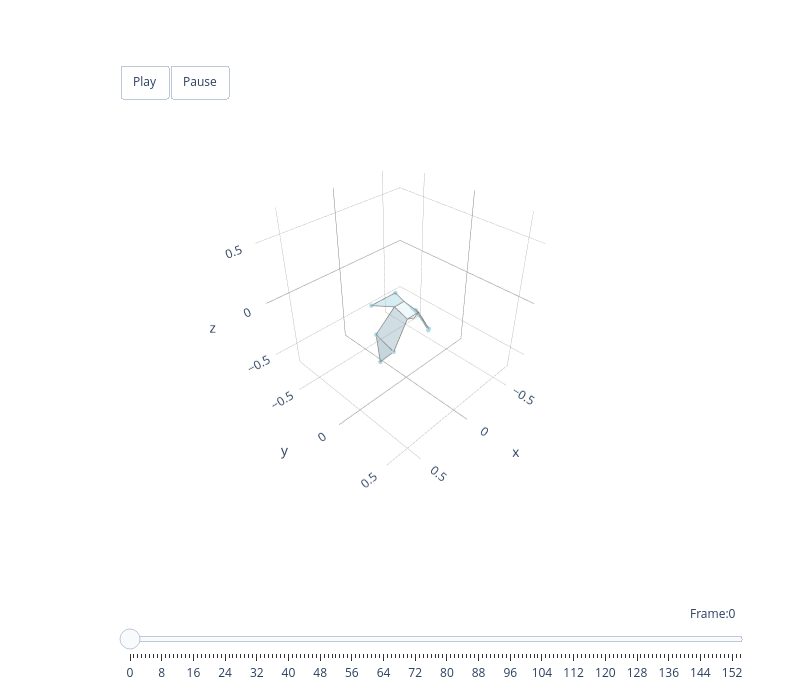

The code cell stored with this chart in its notebook:
### Markdown cell above
### Example Flight (Rotation-Corrected)

Before decomposing the data, it is helpful to see what the rotation-corrected marker data looks like as a flight. The animation below shows the bilateral marker positions for Toothless (9 m, straight, period 2), averaged across flights by binning on horizontal distance to perch.

### Code cell
# Bin Toothless 9m straight flights by horizontal distance
hawk3d = Animal3D('hawk', '../../data/mean_hawk_shape.csv')
straight_filt = filter_by(combined_frame_info_df, hawkname="Toothless", perchDist=9, year=2020, obstacle=0)
straight_df = combined_frame_info_df[straight_filt]
straight_markers_all = transformed_markers[straight_filt][:, :8, :]

# Average markers within each 0.05 m distance bin
straight_binned, straight_pitch = bin_markers_by_distance(
    straight_markers_all, straight_df, bin_size=0.05)

n_flights = straight_df["seqID"].nunique()
print(f"Straight flight: {n_flights} flights, {len(straight_markers_all):,} frames → {len(straight_binned)} bins")

# Animate the binned average flight with body pitch
animate_plotly(hawk3d, straight_binned, bodypitch_frames=straight_pitch)

### Figure 1 — Plotly figure (JSON) as saved in the notebook; plotly's stock layout.template omitted (floating-point values rounded to 4 significant figures)
{"data": [{"color": "lightblue", "hoverinfo": "none", "opacity": 0.5, "type": "mesh3d", "x": [-0.2727, -0.1977, -0.2193], "y": [-0.0209, 0.04973, -0.1148], "z": [-0.3756, -0.2799, -0.1963]}, {"hoverinfo": "name", "line": {"color": "grey", "width": 1.5}, "mode": "lines", "name": "left_handwing lightblue", "type": "scatter3d", "x": [-0.2727, -0.1977, -0.2193, -0.2727], "y": [-0.0209, 0.04973, -0.1148, -0.0209], "z": [-0.3756, -0.2799, -0.1963, -0.3756]}, {"color": "lightblue", "hoverinfo": "none", "opacity": 0.5, "type": "mesh3d", "x": [0.2629, 0.1884, 0.212], "y": [-0.01706, 0.05093, -0.1113], "z": [-0.3767, -0.2813, -0.1975]}, {"hoverinfo": "name", "line": {"color": "grey", "width": 1.5}, "mode": "lines", "name": "right_handwing lightblue", "type": "scatter3d", "x": [0.2629, 0.1884, 0.212, 0.2629], "y": [-0.01706, 0.05093, -0.1113, -0.01706], "z": [-0.3767, -0.2813, -0.1975, -0.3767]}, {"color": "lightblue", "hoverinfo": "none", "opacity": 0.4, "type": "mesh3d", "x": [-0.1977, -0.2193, -0.05, -0.06], "y": [0.04973, -0.1148, -0.07957, 0.06252], "z": [-0.2799, -0.1963, -0.009662, -0.04142]}, {"hoverinfo": "name", "line": {"color": "grey", "width": 1.5}, "mode": "lines", "name": "left_armwing lightblue", "type": "scatter3d", "x": [-0.1977, -0.2193, -0.05, -0.06, -0.1977], "y": [0.04973, -0.1148, -0.07957, 0.06252, 0.04973], "z": [-0.2799, -0.1963, -0.009662, -0.04142, -0.2799]}, {"color": "lightblue", "hoverinfo": "none", "opacity": 0.4, "type": "mesh3d", "x": [0.1884, 0.212, 0.05, 0.06], "y": [0.05093, -0.1113, -0.07957, 0.06252], "z": [-0.2813, -0.1975, -0.009662, -0.04142]}, {"hoverinfo": "name", "line": {"color": "grey", "width": 1.5}, "mode": "lines", "name": "right_armwing lightblue", "type": "scatter3d", "x": [0.1884, 0.212, 0.05, 0.06, 0.1884], "y": [0.05093, -0.1113, -0.07957, 0.06252, 0.05093], "z": [-0.2813, -0.1975, -0.009662, -0.04142, -0.2813]}, {"color": "lightblue", "hoverinfo": "none", "opacity": 0.2, "type": "mesh3d", "x": [0.06, -0.06, -0.05, 0.05], "y": [0.06252, 0.06252, -0.07957, -0.07957], "z": [-0.04142, -0.04142, -0.009662, -0.009662]}, {"hoverinfo": "name", "line": {"color": "grey", "width": 1.5}, "mode": "lines", "name": "body lightblue", "type": "scatter3d", "x": [0.06, -0.06, -0.05, 0.05, 0.06], "y": [0.06252, 0.06252, -0.07957, -0.07957, 0.06252], "z": [-0.04142, -0.04142, -0.009662, -0.009662, -0.04142]}, {"color": "lightblue", "hoverinfo": "none", "opacity": 0.2, "type": "mesh3d", "x": [0.06, 3.743e-05, -0.06], "y": [0.06252, 0.07398, 0.06252], "z": [-0.04142, -0.05748, -0.04142]}, {"hoverinfo": "name", "line": {"color": "grey", "width": 1.5}, "mode": "lines", "name": "head lightblue", "type": "scatter3d", "x": [0.06, 3.743e-05, -0.06, 0.06], "y": [0.06252, 0.07398, 0.06252, 0.06252], "z": [-0.04142, -0.05748, -0.04142, -0.04142]}, {"color": "lightblue", "hoverinfo": "none", "opacity": 0.5, "type": "mesh3d", "x": [0.1212, -0.13, -0.05, 0.05], "y": [-0.2571, -0.2546, -0.07957, -0.07957], "z": [-0.05161, -0.05442, -0.009662, -0.009662]}, {"hoverinfo": "name", "line": {"color": "grey", "width": 1.5}, "mode": "lines", "name": "tail lightblue", "type": "scatter3d", "x": [0.1212, -0.13, -0.05, 0.05, 0.1212], "y": [-0.2571, -0.2546, -0.07957, -0.07957, -0.2571], "z": [-0.05161, -0.05442, -0.009662, -0.009662, -0.05161]}, {"hoverinfo": "none", "marker": {"color": "lightblue", "opacity": 1, "size": 2.5}, "mode": "markers", "type": "scatter3d", "x": [-0.2727, 0.2629, -0.1977, 0.1884, -0.2193, 0.212, -0.13, 0.1212], "y": [-0.0209, -0.01706, 0.04973, 0.05093, -0.1148, -0.1113, -0.2546, -0.2571], "z": [-0.3756, -0.3767, -0.2799, -0.2813, -0.1963, -0.1975, -0.05442, -0.05161]}], "layout": {"height": 700, "margin": {"b": 100, "l": 50, "r": 50, "t": 100}, "scene": {"aspectmode": "cube", "aspectratio": {"x": 1, "y": 1, "z": 1}, "camera": {"eye": {"x": 1.5, "y": 1.5, "z": 1.5}, "up": {"x": 0, "y": 0, "z": 1}}, "domain": {"x": [0, 1], "y": [0.1, 1]}, "xaxis": {"backgroundcolor": "white", "dtick": 0.5, "gridcolor": "grey", "gridwidth": 0.5, "range": [-0.7004, 0.7004], "showbackground": true, "tick0": 0, "zerolinecolor": "grey"}, "yaxis": {"backgroundcolor": "white", "dtick": 0.5, "gridcolor": "grey", "gridwidth": 0.5, "range": [-0.7723, 0.6284], "showbackground": true, "tick0": 0, "zerolinecolor": "grey"}, "zaxis": {"backgroundcolor": "white", "dtick": 0.5, "gridcolor": "grey", "gridwidth": 0.5, "range": [-0.7004, 0.7004], "showbackground": true, "tick0": 0, "zerolinecolor": "grey"}}, "showlegend": false, "sliders": [{"active": 0, "currentvalue": {"font": {"size": 12}, "prefix": "Frame:", "visible": true, "xanchor": "right"}, "len": 0.9, "pad": {"b": 10, "t": 50}, "steps": [{"args": [[0], {"frame": {"duration": 300, "redraw": true}, "mode": "immediate", "transition": {"duration": 300}}], "label": "0", "method": "animate"}, {"args": [[1], {"frame": {"duration": 300, "redraw": true}, "mode": "immediate", "transition": {"duration": 300}}], "label": "1", "method": "animate"}, {"args": [[2], {"frame": {"duration": 300, "redraw": true}, "mode": "immediate", "transition": {"duration": 300}}], "label": "2", "method": "animate"}, {"args": [[3], {"frame": {"duration": 300, "redraw": true}, "mode": "immediate", "transition": {"duration": 300}}], "label": "3", "method": "animate"}, {"args": [[4], {"frame": {"duration": 300, "redraw": true}, "mode": "immediate", "transition": {"duration": 300}}], "label": "4", "method": "animate"}, {"args": [[5], {"frame": {"duration": 300, "redraw": true}, "mode": "immediate", "transition": {"duration": 300}}], "label": "5", "method": "animate"}, {"args": [[6], {"frame": {"duration": 300, "redraw": true}, "mode": "immediate", "transition": {"duration": 300}}], "label": "6", "method": "animate"}, {"args": [[7], {"frame": {"duration": 300, "redraw": true}, "mode": "immediate", "transition": {"duration": 300}}], "label": "7", "method": "animate"}, {"args": [[8], {"frame": {"duration": 300, "redraw": true}, "mode": "immediate", "transition": {"duration": 300}}], "label": "8", "method": "animate"}, {"args": [[9], {"frame": {"duration": 300, "redraw": true}, "mode": "immediate", "transition": {"duration": 300}}], "label": "9", "method": "animate"}, {"args": [[10], {"frame": {"duration": 300, "redraw": true}, "mode": "immediate", "transition": {"duration": 300}}], "label": "10", "method": "animate"}, {"args": [[11], {"frame": {"duration": 300, "redraw": true}, "mode": "immediate", "transition": {"duration": 300}}], "label": "11", "method": "animate"}, {"args": [[12], {"frame": {"duration": 300, "redraw": true}, "mode": "immediate", "transition": {"duration": 300}}], "label": "12", "method": "animate"}, {"args": [[13], {"frame": {"duration": 300, "redraw": true}, "mode": "immediate", "transition": {"duration": 300}}], "label": "13", "method": "animate"}, {"args": [[14], {"frame": {"duration": 300, "redraw": true}, "mode": "immediate", "transition": {"duration": 300}}], "label": "14", "method": "animate"}, {"args": [[15], {"frame": {"duration": 300, "redraw": true}, "mode": "immediate", "transition": {"duration": 300}}], "label": "15", "method": "animate"}, {"args": [[16], {"frame": {"duration": 300, "redraw": true}, "mode": "immediate", "transition": {"duration": 300}}], "label": "16", "method": "animate"}, {"args": [[17], {"frame": {"duration": 300, "redraw": true}, "mode": "immediate", "transition": {"duration": 300}}], "label": "17", "method": "animate"}, {"args": [[18], {"frame": {"duration": 300, "redraw": true}, "mode": "immediate", "transition": {"duration": 300}}], "label": "18", "method": "animate"}, {"args": [[19], {"frame": {"duration": 300, "redraw": true}, "mode": "immediate", "transition": {"duration": 300}}], "label": "19", "method": "animate"}, {"args": [[20], {"frame": {"duration": 300, "redraw": true}, "mode": "immediate", "transition": {"duration": 300}}], "label": "20", "method": "animate"}, {"args": [[21], {"frame": {"duration": 300, "redraw": true}, "mode": "immediate", "transition": {"duration": 300}}], "label": "21", "method": "animate"}, {"args": [[22], {"frame": {"duration": 300, "redraw": true}, "mode": "immediate", "transition": {"duration": 300}}], "label": "22", "method": "animate"}, {"args": [[23], {"frame": {"duration": 300, "redraw": true}, "mode": "immediate", "transition": {"duration": 300}}], "label": "23", "method": "animate"}, {"args": [[24], {"frame": {"duration": 300, "redraw": true}, "mode": "immediate", "transition": {"duration": 300}}], "label": "24", "method": "animate"}, {"args": [[25], {"frame": {"duration": 300, "redraw": true}, "mode": "immediate", "transition": {"duration": 300}}], "label": "25", "method": "animate"}, {"args": [[26], {"frame": {"duration": 300, "redraw": true}, "mode": "immediate", "transition": {"duration": 300}}], "label": "26", "method": "animate"}, {"args": [[27], {"frame": {"duration": 300, "redraw": true}, "mode": "immediate", "transition": {"duration": 300}}], "label": "27", "method": "animate"}, {"args": [[28], {"frame": {"duration": 300, "redraw": true}, "mode": "immediate", "transition": {"duration": 300}}], "label": "28", "method": "animate"}, {"args": [[29], {"frame": {"duration": 300, "redraw": true}, "mode": "immediate", "transition": {"duration": 300}}], "label": "29", "method": "animate"}, {"args": [[30], {"frame": {"duration": 300, "redraw": true}, "mode": "immediate", "transition": {"duration": 300}}], "label": "30", "method": "animate"}, {"args": [[31], {"frame": {"duration": 300, "redraw": true}, "mode": "immediate", "transition": {"duration": 300}}], "label": "31", "method": "animate"}, {"args": [[32], {"frame": {"duration": 300, "redraw": true}, "mode": "immediate", "transition": {"duration": 300}}], "label": "32", "method": "animate"}, {"args": [[33], {"frame": {"duration": 300, "redraw": true}, "mode": "immediate", "transition": {"duration": 300}}], "label": "33", "method": "animate"}, {"args": [[34], {"frame": {"duration": 300, "redraw": true}, "mode": "immediate", "transition": {"duration": 300}}], "label": "34", "method": "animate"}, {"args": [[35], {"frame": {"duration": 300, "redraw": true}, "mode": "immediate", "transition": {"duration": 300}}], "label": "35", "method": "animate"}, {"args": [[36], {"frame": {"duration": 300, "redraw": true}, "mode": "immediate", "transition": {"duration": 300}}], "label": "36", "method": "animate"}, {"args": [[37], {"frame": {"duration": 300, "redraw": true}, "mode": "immediate", "transition": {"duration": 300}}], "label": "37", "method": "animate"}, {"args": [[38], {"frame": {"duration": 300, "redraw": true}, "mode": "immediate", "transition": {"duration": 300}}], "label": "38", "method": "animate"}, {"args": [[39], {"frame": {"duration": 300, "redraw": true}, "mode": "immediate", "transition": {"duration": 300}}], "label": "39", "method": "animate"}, {"args": [[40], {"frame": {"duration": 300, "redraw": true}, "mode": "immediate", "transition": {"duration": 300}}], "label": "40", "method": "animate"}, {"args": [[41], {"frame": {"duration": 300, "redraw": true}, "mode": "immediate", "transition": {"duration": 300}}], "label": "41", "method": "animate"}, {"args": [[42], {"frame": {"duration": 300, "redraw": true}, "mode": "immediate", "transition": {"duration": 300}}], "label": "42", "method": "animate"}, {"args": [[43], {"frame": {"duration": 300, "redraw": true}, "mode": "immediate", "transition": {"duration": 300}}], "label": "43", "method": "animate"}, {"args": [[44], {"frame": {"duration": 300, "redraw": true}, "mode": "immediate", "transition": {"duration": 300}}], "label": "44", "method": "animate"}, {"args": [[45], {"frame": {"duration": 300, "redraw": true}, "mode": "immediate", "transition": {"duration": 300}}], "label": "45", "method": "animate"}, {"args": [[46], {"frame": {"duration": 300, "redraw": true}, "mode": "immediate", "transition": {"duration": 300}}], "label": "46", "method": "animate"}, {"args": [[47], {"frame": {"duration": 300, "redraw": true}, "mode": "immediate", "transition": {"duration": 300}}], "label": "47", "method": "animate"}, {"args": [[48], {"frame": {"duration": 300, "redraw": true}, "mode": "immediate", "transition": {"duration": 300}}], "label": "48", "method": "animate"}, {"args": [[49], {"frame": {"duration": 300, "redraw": true}, "mode": "immediate", "transition": {"duration": 300}}], "label": "49", "method": "animate"}, {"args": [[50], {"frame": {"duration": 300, "redraw": true}, "mode": "immediate", "transition": {"duration": 300}}], "label": "50", "method": "animate"}, {"args": [[51], {"frame": {"duration": 300, "redraw": true}, "mode": "immediate", "transition": {"duration": 300}}], "label": "51", "method": "animate"}, {"args": [[52], {"frame": {"duration": 300, "redraw": true}, "mode": "immediate", "transition": {"duration": 300}}], "label": "52", "method": "animate"}, {"args": [[53], {"frame": {"duration": 300, "redraw": true}, "mode": "immediate", "transition": {"duration": 300}}], "label": "53", "method": "animate"}, {"args": [[54], {"frame": {"duration": 300, "redraw": true}, "mode": "immediate", "transition": {"duration": 300}}], "label": "54", "method": "animate"}, {"args": [[55], {"frame": {"duration": 300, "redraw": true}, "mode": "immediate", "transition": {"duration": 300}}], "label": "55", "method": "animate"}, {"args": [[56], {"frame": {"duration": 300, "redraw": true}, "mode": "immediate", "transition": {"duration": 300}}], "label": "56", "method": "animate"}, {"args": [[57], {"frame": {"duration": 300, "redraw": true}, "mode": "immediate", "transition": {"duration": 300}}], "label": "57", "method": "animate"}, {"args": [[58], {"frame": {"duration": 300, "redraw": true}, "mode": "immediate", "transition": {"duration": 300}}], "label": "58", "method": "animate"}, {"args": [[59], {"frame": {"duration": 300, "redraw": true}, "mode": "immediate", "transition": {"duration": 300}}], "label": "59", "method": "animate"}, {"args": [[60], {"frame": {"duration": 300, "redraw": true}, "mode": "immediate", "transition": {"duration": 300}}], "label": "60", "method": "animate"}, {"args": [[61], {"frame": {"duration": 300, "redraw": true}, "mode": "immediate", "transition": {"duration": 300}}], "label": "61", "method": "animate"}, {"args": [[62], {"frame": {"duration": 300, "redraw": true}, "mode": "immediate", "transition": {"duration": 300}}], "label": "62", "method": "animate"}, {"args": [[63], {"frame": {"duration": 300, "redraw": true}, "mode": "immediate", "transition": {"duration": 300}}], "label": "63", "method": "animate"}, {"args": [[64], {"frame": {"duration": 300, "redraw": true}, "mode": "immediate", "transition": {"duration": 300}}], "label": "64", "method": "animate"}, {"args": [[65], {"frame": {"duration": 300, "redraw": true}, "mode": "immediate", "transition": {"duration": 300}}], "label": "65", "method": "animate"}, {"args": [[66], {"frame": {"duration": 300, "redraw": true}, "mode": "immediate", "transition": {"duration": 300}}], "label": "66", "method": "animate"}, {"args": [[67], {"frame": {"duration": 300, "redraw": true}, "mode": "immediate", "transition": {"duration": 300}}], "label": "67", "method": "animate"}, {"args": [[68], {"frame": {"duration": 300, "redraw": true}, "mode": "immediate", "transition": {"duration": 300}}], "label": "68", "method": "animate"}, {"args": [[69], {"frame": {"duration": 300, "redraw": true}, "mode": "immediate", "transition": {"duration": 300}}], "label": "69", "method": "animate"}, {"args": [[70], {"frame": {"duration": 300, "redraw": true}, "mode": "immediate", "transition": {"duration": 300}}], "label": "70", "method": "animate"}, {"args": [[71], {"frame": {"duration": 300, "redraw": true}, "mode": "immediate", "transition": {"duration": 300}}], "label": "71", "method": "animate"}, {"args": [[72], {"frame": {"duration": 300, "redraw": true}, "mode": "immediate", "transition": {"duration": 300}}], "label": "72", "method": "animate"}, {"args": [[73], {"frame": {"duration": 300, "redraw": true}, "mode": "immediate", "transition": {"duration": 300}}], "label": "73", "method": "animate"}, {"args": [[74], {"frame": {"duration": 300, "redraw": true}, "mode": "immediate", "transition": {"duration": 300}}], "label": "74", "method": "animate"}, {"args": [[75], {"frame": {"duration": 300, "redraw": true}, "mode": "immediate", "transition": {"duration": 300}}], "label": "75", "method": "animate"}, {"args": [[76], {"frame": {"duration": 300, "redraw": true}, "mode": "immediate", "transition": {"duration": 300}}], "label": "76", "method": "animate"}, {"args": [[77], {"frame": {"duration": 300, "redraw": true}, "mode": "immediate", "transition": {"duration": 300}}], "label": "77", "method": "animate"}, {"args": [[78], {"frame": {"duration": 300, "redraw": true}, "mode": "immediate", "transition": {"duration": 300}}], "label": "78", "method": "animate"}, {"args": [[79], {"frame": {"duration": 300, "redraw": true}, "mode": "immediate", "transition": {"duration": 300}}], "label": "79", "method": "animate"}, {"args": [[80], {"frame": {"duration": 300, "redraw": true}, "mode": "immediate", "transition": {"duration": 300}}], "label": "80", "method": "animate"}, {"args": [[81], {"frame": {"duration": 300, "redraw": true}, "mode": "immediate", "transition": {"duration": 300}}], "label": "81", "method": "animate"}, {"args": [[82], {"frame": {"duration": 300, "redraw": true}, "mode": "immediate", "transition": {"duration": 300}}], "label": "82", "method": "animate"}, {"args": [[83], {"frame": {"duration": 300, "redraw": true}, "mode": "immediate", "transition": {"duration": 300}}], "label": "83", "method": "animate"}, {"args": [[84], {"frame": {"duration": 300, "redraw": true}, "mode": "immediate", "transition": {"duration": 300}}], "label": "84", "method": "animate"}, {"args": [[85], {"frame": {"duration": 300, "redraw": true}, "mode": "immediate", "transition": {"duration": 300}}], "label": "85", "method": "animate"}, {"args": [[86], {"frame": {"duration": 300, "redraw": true}, "mode": "immediate", "transition": {"duration": 300}}], "label": "86", "method": "animate"}, {"args": [[87], {"frame": {"duration": 300, "redraw": true}, "mode": "immediate", "transition": {"duration": 300}}], "label": "87", "method": "animate"}, {"args": [[88], {"frame": {"duration": 300, "redraw": true}, "mode": "immediate", "transition": {"duration": 300}}], "label": "88", "method": "animate"}, {"args": [[89], {"frame": {"duration": 300, "redraw": true}, "mode": "immediate", "transition": {"duration": 300}}], "label": "89", "method": "animate"}, {"args": [[90], {"frame": {"duration": 300, "redraw": true}, "mode": "immediate", "transition": {"duration": 300}}], "label": "90", "method": "animate"}, {"args": [[91], {"frame": {"duration": 300, "redraw": true}, "mode": "immediate", "transition": {"duration": 300}}], "label": "91", "method": "animate"}, {"args": [[92], {"frame": {"duration": 300, "redraw": true}, "mode": "immediate", "transition": {"duration": 300}}], "label": "92", "method": "animate"}, {"args": [[93], {"frame": {"duration": 300, "redraw": true}, "mode": "immediate", "transition": {"duration": 300}}], "label": "93", "method": "animate"}, {"args": [[94], {"frame": {"duration": 300, "redraw": true}, "mode": "immediate", "transition": {"duration": 300}}], "label": "94", "method": "animate"}, {"args": [[95], {"frame": {"duration": 300, "redraw": true}, "mode": "immediate", "transition": {"duration": 300}}], "label": "95", "method": "animate"}, {"args": [[96], {"frame": {"duration": 300, "redraw": true}, "mode": "immediate", "transition": {"duration": 300}}], "label": "96", "method": "animate"}, {"args": [[97], {"frame": {"duration": 300, "redraw": true}, "mode": "immediate", "transition": {"duration": 300}}], "label": "97", "method": "animate"}, {"args": [[98], {"frame": {"duration": 300, "redraw": true}, "mode": "immediate", "transition": {"duration": 300}}], "label": "98", "method": "animate"}, {"args": [[99], {"frame": {"duration": 300, "redraw": true}, "mode": "immediate", "transition": {"duration": 300}}], "label": "99", "method": "animate"}, {"args": [[100], {"frame": {"duration": 300, "redraw": true}, "mode": "immediate", "transition": {"duration": 300}}], "label": "100", "method": "animate"}, {"args": [[101], {"frame": {"duration": 300, "redraw": true}, "mode": "immediate", "transition": {"duration": 300}}], "label": "101", "method": "animate"}, {"args": [[102], {"frame": {"duration": 300, "redraw": true}, "mode": "immediate", "transition": {"duration": 300}}], "label": "102", "method": "animate"}, {"args": [[103], {"frame": {"duration": 300, "redraw": true}, "mode": "immediate", "transition": {"duration": 300}}], "label": "103", "method": "animate"}, {"args": [[104], {"frame": {"duration": 300, "redraw": true}, "mode": "immediate", "transition": {"duration": 300}}], "label": "104", "method": "animate"}, {"args": [[105], {"frame": {"duration": 300, "redraw": true}, "mode": "immediate", "transition": {"duration": 300}}], "label": "105", "method": "animate"}, {"args": [[106], {"frame": {"duration": 300, "redraw": true}, "mode": "immediate", "transition": {"duration": 300}}], "label": "106", "method": "animate"}, {"args": [[107], {"frame": {"duration": 300, "redraw": true}, "mode": "immediate", "transition": {"duration": 300}}], "label": "107", "method": "animate"}, {"args": [[108], {"frame": {"duration": 300, "redraw": true}, "mode": "immediate", "transition": {"duration": 300}}], "label": "108", "method": "animate"}, {"args": [[109], {"frame": {"duration": 300, "redraw": true}, "mode": "immediate", "transition": {"duration": 300}}], "label": "109", "method": "animate"}, {"args": [[110], {"frame": {"duration": 300, "redraw": true}, "mode": "immediate", "transition": {"duration": 300}}], "label": "110", "method": "animate"}, {"args": [[111], {"frame": {"duration": 300, "redraw": true}, "mode": "immediate", "transition": {"duration": 300}}], "label": "111", "method": "animate"}, {"args": [[112], {"frame": {"duration": 300, "redraw": true}, "mode": "immediate", "transition": {"duration": 300}}], "label": "112", "method": "animate"}, {"args": [[113], {"frame": {"duration": 300, "redraw": true}, "mode": "immediate", "transition": {"duration": 300}}], "label": "113", "method": "animate"}, {"args": [[114], {"frame": {"duration": 300, "redraw": true}, "mode": "immediate", "transition": {"duration": 300}}], "label": "114", "method": "animate"}, {"args": [[115], {"frame": {"duration": 300, "redraw": true}, "mode": "immediate", "transition": {"duration": 300}}], "label": "115", "method": "animate"}, {"args": [[116], {"frame": {"duration": 300, "redraw": true}, "mode": "immediate", "transition": {"duration": 300}}], "label": "116", "method": "animate"}, {"args": [[117], {"frame": {"duration": 300, "redraw": true}, "mode": "immediate", "transition": {"duration": 300}}], "label": "117", "method": "animate"}, {"args": [[118], {"frame": {"duration": 300, "redraw": true}, "mode": "immediate", "transition": {"duration": 300}}], "label": "118", "method": "animate"}, {"args": [[119], {"frame": {"duration": 300, "redraw": true}, "mode": "immediate", "transition": {"duration": 300}}], "label": "119", "method": "animate"}, {"args": [[120], {"frame": {"duration": 300, "redraw": true}, "mode": "immediate", "transition": {"duration": 300}}], "label": "120", "method": "animate"}, {"args": [[121], {"frame": {"duration": 300, "redraw": true}, "mode": "immediate", "transition": {"duration": 300}}], "label": "121", "method": "animate"}, {"args": [[122], {"frame": {"duration": 300, "redraw": true}, "mode": "immediate", "transition": {"duration": 300}}], "label": "122", "method": "animate"}, {"args": [[123], {"frame": {"duration": 300, "redraw": true}, "mode": "immediate", "transition": {"duration": 300}}], "label": "123", "method": "animate"}, {"args": [[124], {"frame": {"duration": 300, "redraw": true}, "mode": "immediate", "transition": {"duration": 300}}], "label": "124", "method": "animate"}, {"args": [[125], {"frame": {"duration": 300, "redraw": true}, "mode": "immediate", "transition": {"duration": 300}}], "label": "125", "method": "animate"}, {"args": [[126], {"frame": {"duration": 300, "redraw": true}, "mode": "immediate", "transition": {"duration": 300}}], "label": "126", "method": "animate"}, {"args": [[127], {"frame": {"duration": 300, "redraw": true}, "mode": "immediate", "transition": {"duration": 300}}], "label": "127", "method": "animate"}, {"args": [[128], {"frame": {"duration": 300, "redraw": true}, "mode": "immediate", "transition": {"duration": 300}}], "label": "128", "method": "animate"}, {"args": [[129], {"frame": {"duration": 300, "redraw": true}, "mode": "immediate", "transition": {"duration": 300}}], "label": "129", "method": "animate"}, {"args": [[130], {"frame": {"duration": 300, "redraw": true}, "mode": "immediate", "transition": {"duration": 300}}], "label": "130", "method": "animate"}, {"args": [[131], {"frame": {"duration": 300, "redraw": true}, "mode": "immediate", "transition": {"duration": 300}}], "label": "131", "method": "animate"}, {"args": [[132], {"frame": {"duration": 300, "redraw": true}, "mode": "immediate", "transition": {"duration": 300}}], "label": "132", "method": "animate"}, {"args": [[133], {"frame": {"duration": 300, "redraw": true}, "mode": "immediate", "transition": {"duration": 300}}], "label": "133", "method": "animate"}, {"args": [[134], {"frame": {"duration": 300, "redraw": true}, "mode": "immediate", "transition": {"duration": 300}}], "label": "134", "method": "animate"}, {"args": [[135], {"frame": {"duration": 300, "redraw": true}, "mode": "immediate", "transition": {"duration": 300}}], "label": "135", "method": "animate"}, {"args": [[136], {"frame": {"duration": 300, "redraw": true}, "mode": "immediate", "transition": {"duration": 300}}], "label": "136", "method": "animate"}, {"args": [[137], {"frame": {"duration": 300, "redraw": true}, "mode": "immediate", "transition": {"duration": 300}}], "label": "137", "method": "animate"}, {"args": [[138], {"frame": {"duration": 300, "redraw": true}, "mode": "immediate", "transition": {"duration": 300}}], "label": "138", "method": "animate"}, {"args": [[139], {"frame": {"duration": 300, "redraw": true}, "mode": "immediate", "transition": {"duration": 300}}], "label": "139", "method": "animate"}, {"args": [[140], {"frame": {"duration": 300, "redraw": true}, "mode": "immediate", "transition": {"duration": 300}}], "label": "140", "method": "animate"}, {"args": [[141], {"frame": {"duration": 300, "redraw": true}, "mode": "immediate", "transition": {"duration": 300}}], "label": "141", "method": "animate"}, {"args": [[142], {"frame": {"duration": 300, "redraw": true}, "mode": "immediate", "transition": {"duration": 300}}], "label": "142", "method": "animate"}, {"args": [[143], {"frame": {"duration": 300, "redraw": true}, "mode": "immediate", "transition": {"duration": 300}}], "label": "143", "method": "animate"}, {"args": [[144], {"frame": {"duration": 300, "redraw": true}, "mode": "immediate", "transition": {"duration": 300}}], "label": "144", "method": "animate"}, {"args": [[145], {"frame": {"duration": 300, "redraw": true}, "mode": "immediate", "transition": {"duration": 300}}], "label": "145", "method": "animate"}, {"args": [[146], {"frame": {"duration": 300, "redraw": true}, "mode": "immediate", "transition": {"duration": 300}}], "label": "146", "method": "animate"}, {"args": [[147], {"frame": {"duration": 300, "redraw": true}, "mode": "immediate", "transition": {"duration": 300}}], "label": "147", "method": "animate"}, {"args": [[148], {"frame": {"duration": 300, "redraw": true}, "mode": "immediate", "transition": {"duration": 300}}], "label": "148", "method": "animate"}, {"args": [[149], {"frame": {"duration": 300, "redraw": true}, "mode": "immediate", "transition": {"duration": 300}}], "label": "149", "method": "animate"}, {"args": [[150], {"frame": {"duration": 300, "redraw": true}, "mode": "immediate", "transition": {"duration": 300}}], "label": "150", "method": "animate"}, {"args": [[151], {"frame": {"duration": 300, "redraw": true}, "mode": "immediate", "transition": {"duration": 300}}], "label": "151", "method": "animate"}, {"args": [[152], {"frame": {"duration": 300, "redraw": true}, "mode": "immediate", "transition": {"duration": 300}}], "label": "152", "method": "animate"}, {"args": [[153], {"frame": {"duration": 300, "redraw": true}, "mode": "immediate", "transition": {"duration": 300}}], "label": "153", "method": "animate"}, {"args": [[154], {"frame": {"duration": 300, "redraw": true}, "mode": "immediate", "transition": {"duration": 300}}], "label": "154", "method": "animate"}], "transition": {"duration": 300, "easing": "cubic-in-out"}, "x": 0.1, "xanchor": "left", "y": 0, "yanchor": "top"}], "updatemenus": [{"buttons": [{"args": [null, {"frame": {"duration": 100, "redraw": true}, "mode": "immediate"}], "label": "Play", "method": "animate"}, {"args": [[null], {"frame": {"duration": 0, "redraw": true}, "mode": "immediate"}], "label": "Pause", "method": "animate"}], "direction": "left", "pad": {"r": 10, "t": 10}, "showactive": false, "type": "buttons", "x": 0.1, "xanchor": "left", "y": 1.1, "yanchor": "top"}], "width": 800}}
